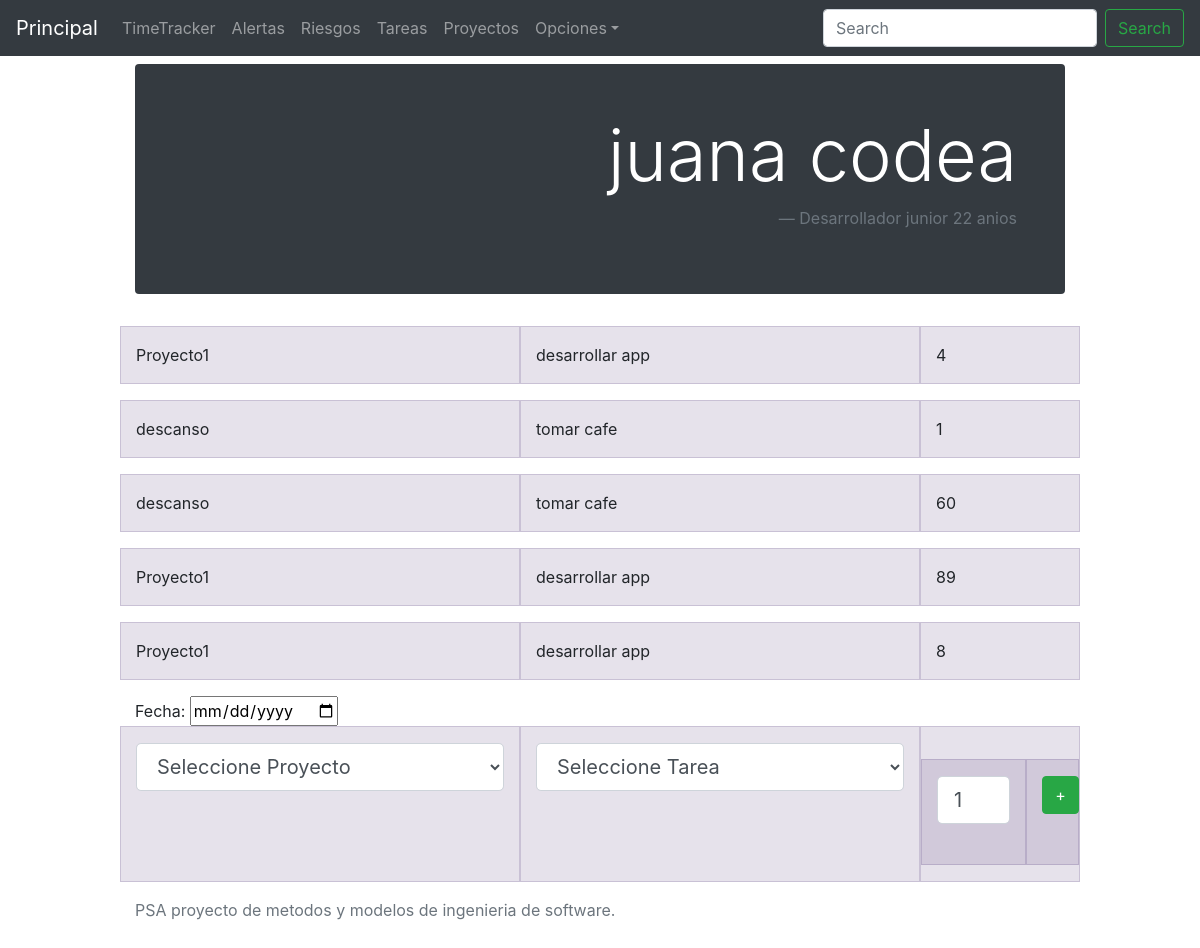
Page /timeTracker/detail/2/ on the earlier database version.
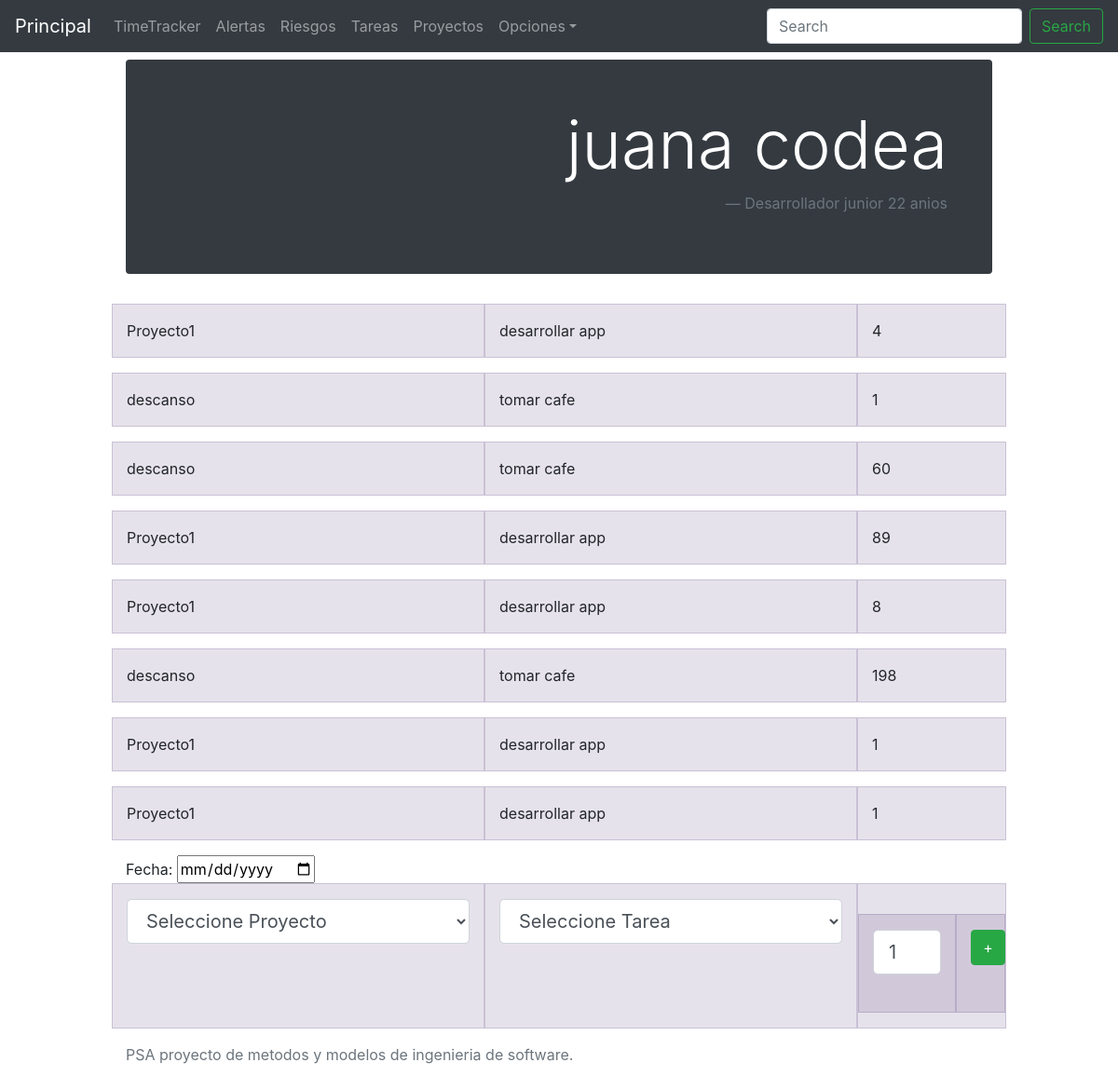
Same page on the later database version.
### timeTracker/models.py (models this page shows, shortened)
class Desarrollador(models.Model):
	nombre = models.CharField(max_length=200)
	apellido= models.CharField(max_length=200)
	edad = models.IntegerField(validators=[MinValueValidator(0)])
	def __str__(self):
		return self.nombre+' '+self.apellido

class Horas(models.Model):
	desarrollador = models.ForeignKey(Desarrollador, on_delete=models.CASCADE, blank= True, null=True)
	tarea = models.ForeignKey(Tarea, on_delete=models.SET_NULL, blank= True, null=True)
	cantidad = models.IntegerField(validators=[MinValueValidator(0)])
	fecha = models.DateTimeField(auto_now_add=True, blank=False)

class Tarea(models.Model):
	nombre = models.CharField(max_length=200)
	proyecto = models.ForeignKey(Proyecto, blank= True, null=True, on_delete=models.SET_NULL)

class Proyecto(models.Model):
	nombre= models.CharField(max_length=200)

### timeTracker/views.py (the view)
# urls.py: url(r'^detail/(?P<desarrollador_id>[0-9]+)/$', views.detail, name='detail'),
def detail(request, desarrollador_id):
	desarrollador = get_object_or_404(Desarrollador, pk=desarrollador_id)
	proyectos = Proyecto.objects.all()
	fillGlobalDictionary()
	global tareasPorProyecto
	context = {'desarrollador': desarrollador,'proyectos':proyectos, 'tareasPorProyecto':json.dumps(tareasPorProyecto),'error':False}
	return render(request, 'timeTracker/detail.html',context)

### timeTracker/views.py (called while the page is built)
def fillGlobalDictionary():
	global tareasPorProyecto
	tareasPorProyecto = {}
	for proyecto in Proyecto.objects.all():
		tareas = []
		for tarea in proyecto.tarea_set.all():
			tareas.append(tarea.nombre)
		tareasPorProyecto[proyecto.nombre] = tareas
	return tareasPorProyecto;

### timeTracker/templates/timeTracker/detail.html (shortened to what this page needs)
{% extends "base.html" %}
{% block content %}
<div class="jumbotron p-3 p-md-5 text-white rounded bg-dark">
          <blockquote class="blockquote text-right">
              <h1 class="display-3">{{desarrollador}}</h1>
              <footer class="blockquote-footer">Desarrollador junior {{desarrollador.edad}} anios</footer>
          </blockquote>
</div>
{% for horas in desarrollador.horas_set.all %}
    <div class="row">
        <div class="col-sm-5">{{horas.tarea.proyecto.nombre}}</div>
        <div class="col-sm-5">{{horas.tarea.nombre}}</div>
        <div class="col-sm-2">{{horas.cantidad }}</div>
    </div>
{% endfor %}
  <form action="{% url 'timeTracker:add' desarrollador.id %}" method="post">
    Fecha: <input type="date" name="fecha"><br>
    <div class="row">
        <div class="col-sm-5">
          <select class="form-control form-control-lg" name="proyecto" onchange="ChangeList(this)">
              <option value="" selected disabled hidden>Seleccione Proyecto</option>
          </select><br>
        </div>
        <div class="col-sm-5">
          <select class="form-control form-control-lg"name="tarea" id="tareasSelect" >
              <option value="" selected disabled hidden>Seleccione Tarea</option>
          </select><br>
        </div>
        <div class="col-sm-2">
            <div class="row">
              <div class="col-sm-8">
                <input class="form-control form-control-lg" type="number" name="cantidad" value="1" min="1" max="1000"><br>
              </div>
              <div class="col-sm-4">
                <button type="submit" class="btn btn-success">+</button>
              </div>
            </div>
        </div>
    </div>
  </form>
{% endblock %}

### timeTracker/templates/base.html (shortened to what this page needs)
{% load staticfiles %}
<!DOCTYPE html>
<html lang="en">
    <head>
        <link rel="stylesheet" href="https://stackpath.bootstrapcdn.com/bootstrap/4.1.3/css/bootstrap.min.css">
        <link rel="stylesheet" type="text/css" href="/static/styles/index.css">
        <link rel="stylesheet" type="text/css" href="/static/styles/detail.css">
        <link rel="stylesheet" type="text/css" href="/static/styles/grid.css">
    </head>
    <body>
        {% include "navbar.html" %}
        <div class="container">
            {% block content %}
            {% endblock %}
        </div>
        <footer class="footer">
            <div class="container">
                <span class="text-muted">PSA proyecto de metodos y modelos de ingenieria de software.</span>
            </div>
        </footer>
    </body>
</html>

### timeTracker/templates/navbar.html (shortened to what this page needs)
  <nav class="navbar navbar-expand-md navbar-dark bg-dark fixed-top">
      <a class="navbar-brand" href="#">Principal</a>
      <div class="collapse navbar-collapse" id="navbarsExampleDefault">
        <ul class="navbar-nav mr-auto">
          <li class="nav-item">
            <a class="nav-link" href="#">TimeTracker</a>
          </li>
          <li class="nav-item">
            <a class="nav-link" href="#">Alertas</a>
          </li>
          <li class="nav-item">
            <a class="nav-link" href="#">Riesgos</a>
          </li>
          <li class="nav-item">
            <a class="nav-link" href="#">Tareas</a>
          </li>
          <li class="nav-item">
            <a class="nav-link" href="#">Proyectos</a>
          </li>
          <li class="nav-item dropdown">
            <a class="nav-link dropdown-toggle" href="https://example.com" id="dropdown01" data-toggle="dropdown" aria-haspopup="true" aria-expanded="false">Opciones</a>
          </li>
        </ul>
        <form class="form-inline my-2 my-lg-0">
          <input class="form-control mr-sm-2" type="text" placeholder="Search" aria-label="Search">
          <button class="btn btn-outline-success my-2 my-sm-0" type="submit">Search</button>
        </form>
      </div>
    </nav>

### timeTracker/static/styles/index.css (style rules this page uses)
html, body { overflow-x: hidden; }
body { padding-top: 56px; }

### timeTracker/static/styles/detail.css (style rules this page uses)
body { padding-top: 2rem; padding-bottom: 2rem; }

### timeTracker/static/styles/grid.css (style rules this page uses)
.row { margin-bottom: 1rem; }
.row .row { margin-top: 1rem; margin-bottom: 0; }
[class*="col-"] { padding-top: 1rem; padding-bottom: 1rem; background-color: rgba(86, 61, 124, .15); border: 1px solid rgba(86, 61, 124, .2); }
.container { max-width: 960px; }

Differences in the rows shown:
added Horas: tarea.proyecto.nombre "descanso", tarea.nombre "tomar cafe", cantidad "198"
added Horas: tarea.proyecto.nombre "Proyecto1", tarea.nombre "desarrollar app", cantidad "1"
added Horas: tarea.proyecto.nombre "Proyecto1", tarea.nombre "desarrollar app", cantidad "1"
